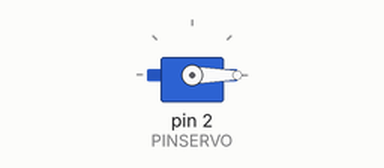
Recording of a sketch running on a simulated Arduino Uno, built with avr-gcc and run on an emulated ATmega328P. Shown: servo.

Above: at 0.05 s.
At 10.0 s:
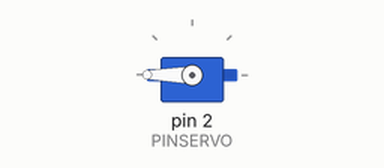
Timing chart, 0 to 13.0 s (numbered marks = the images above):
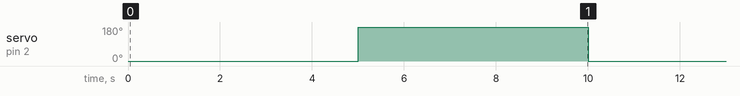

The sketch:

PGM-10.ino
```cpp
#include <Servo.h>
Servo servo01;

int PINSERVO = 2;
int PULSOMIN = 1000;
int PULSOMAX = 2000;

void setup(){
  servo01.attach(PINSERVO, PULSOMIN, PULSOMAX);
}

void loop(){
  servo01.write(0);
  delay(5000);
  servo01.write(180);
  delay(5000);
}
```

Measured:
- by itself, servo on pin 2 (PINSERVO): alternates 180° for 5.0 s and 0° for 5.0 s
